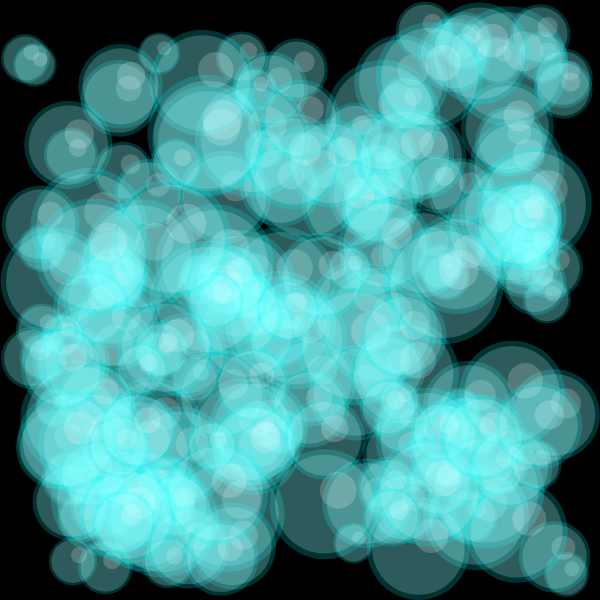
Frame 1 (no input)
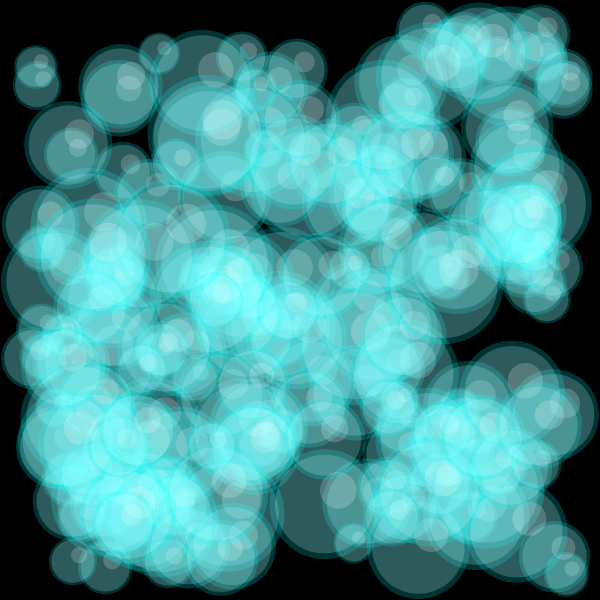
Frame 60 (no input)
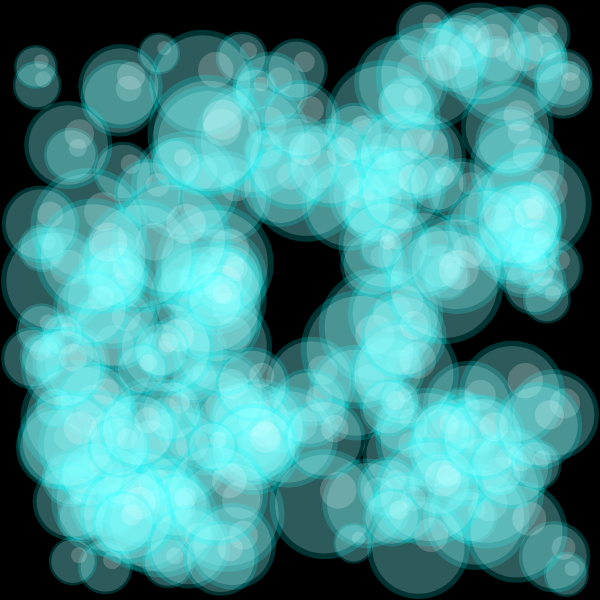
Frame 120 (the mouse pressed at the canvas centre since frame 60)

The p5.js sketch that drew these frames (run headless with seeded random() and noise() and a simulated clock; from frame 60 on, the mouse is pressed at the canvas centre):

// p5.js sketch
// ── sketch.js
/*

  "Bubbles that do not want to be popped"

  (You can't pop them, not because it's too hard, but because it's too easy and it'd ruin the cool effect)
  
  PLEASE set "enableConsoleOutput" to true to view the console
  I had to put the condition because the p5.js web editor is too slow

*/

var acceleration = 0.4;
var deceleration = 0.2;
var distToSpeed = 75;
var enableConsoleOutput = false;

var totalBubbles = 200;
var bubbleXs = [];
var bubbleYs = [];
var bubbleSizes = [];
var bubbleSpeeds = [];
var bubbleDirections = [];

function setup() {
  createCanvas(600, 600);
  direction = (HALF_PI + (QUARTER_PI));

  for (var i = 0; i < totalBubbles; i++) {
    bubbleSizes[i] = random(40, 120);
    bubbleXs[i] = random(bubbleSizes[i] / 2, width - (bubbleSizes[i] / 2));
    bubbleYs[i] = random(bubbleSizes[i] / 2, height - (bubbleSizes[i] / 2));
    bubbleSpeeds[i] = 0.0;
    bubbleDirections[i] = 0.0;
  }
}

function draw() {
  background(0);
  noStroke();

  /*
      Almost every line in this program adheres to this criteria:
      "Use at least three of the functions listed in the P5 Math ReferenceLinks to an external site. under Calculation or Trigonometry"
      "Use at least four of the following math operators"

      MouseX, MouseY, Width, and Height are used P5 keywords
  */

  for (var i = 0; i < totalBubbles; i++) {
    // draw bubble
    fill(0, 255, 255, 50);
    ellipse(bubbleXs[i], bubbleYs[i], bubbleSizes[i], bubbleSizes[i]);
    fill(230, 255, 255, 50);
    ellipse(bubbleXs[i], bubbleYs[i], bubbleSizes[i] * 0.9, bubbleSizes[i] * 0.9);
    fill(255, 255, 255, 50);
    ellipse(bubbleXs[i] + (bubbleSizes[i] / 8), bubbleYs[i] - (bubbleSizes[i] / 8), bubbleSizes[i] / 3, bubbleSizes[i] / 3);

    // movement
    bubbleXs[i] += cos(bubbleDirections[i]) * bubbleSpeeds[i];
    bubbleYs[i] += sin(bubbleDirections[i]) * bubbleSpeeds[i];

    // boundaries
    bubbleXs[i] = constrain(bubbleXs[i], (bubbleSizes[i] / 2) + 1, (width - (bubbleSizes[i] / 2)) - 1);
    bubbleYs[i] = constrain(bubbleYs[i], (bubbleSizes[i] / 2) + 1, (height - (bubbleSizes[i] / 2)) - 1);

    // angle away from the mouse
    bubbleDirections[i] = -atan2((mouseY - bubbleYs[i]), -(mouseX - bubbleXs[i]));

    // speed
    //var mouseDist = (sqrt(sq(mouseX - bubbleX) + sq(mouseY - bubbleY))); // removed so that I could use one of the three functions in the assignment
    var mouseDist = dist(bubbleXs[i], bubbleYs[i], mouseX, mouseY); // 1/3
    var speedTarget = (abs(distToSpeed - constrain(mouseDist, 0, distToSpeed)));

    // accelerate/decelerate
    if (speedTarget < bubbleSpeeds[i]) { // deceleration
      bubbleSpeeds[i] = constrain(bubbleSpeeds[i] - deceleration, speedTarget, bubbleSpeeds[i]); // 2/3
    } else  { // acceleration
      bubbleSpeeds[i] = constrain(bubbleSpeeds[i] + acceleration, bubbleSpeeds[i], speedTarget);
    }
    
    if (enableConsoleOutput) {
      print("Bubble " + i + " proc:");
      print("x: " + bubbleXs[i] + "y: " + bubbleYs[i]);
      print("direction: " + bubbleDirections[i]);
      print("speed target is: " + speedTarget);
    }

  }
}
